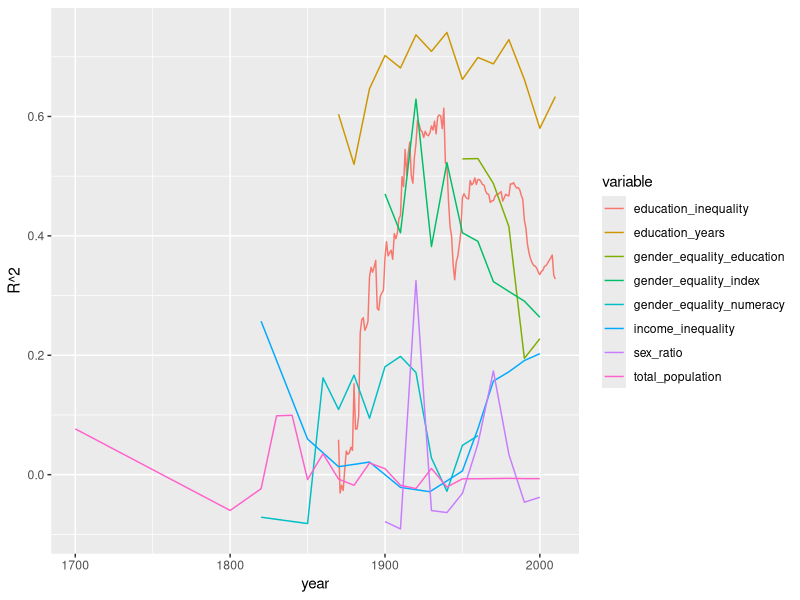
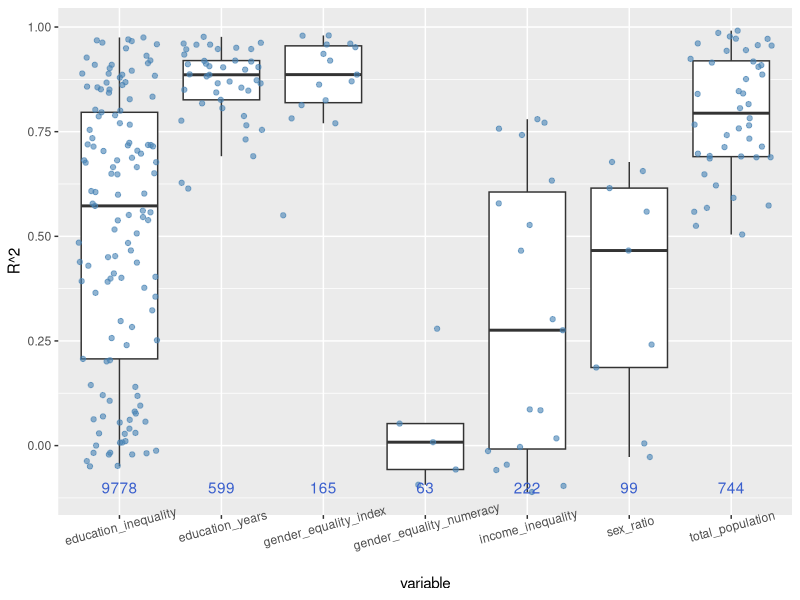
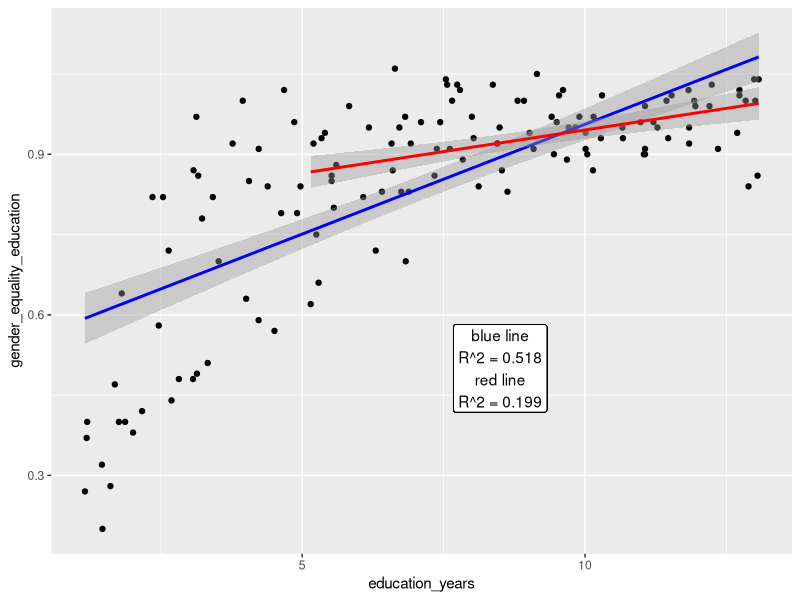

Source code (R) for these figures, in order:
## ---- chunk 1
## Load libraries
library(tidyverse)
library(broom)
# library(RColorBrewer)

## Load data
# Educational Inequality Gini Coefficient (after age 15)
education_inequality <- read_csv("../../static/data/EducationalInequalityGiniCoefficient.csv") %>% 
  mutate(variable = "education_inequality")
# GDP per Capita
gdp_per_capita <- read_csv("../../static/data/GDPperCapita.csv") %>% 
  mutate(variable = "gdp_per_capita")
# Gender Equality Years of Education (after age 15)
gender_equality_education <- read_csv("../../static/data/GenderEqualityYearsofEducation.csv") %>% 
  mutate(variable = "gender_equality_education")
# Historical Gender Equality Index
gender_equality_index <- read_csv("../../static/data/HistoricalGenderEqualityIndex_Compact.csv") %>% 
  mutate(variable = "gender_equality_index")
# Gender Equality of Numeracy
gender_equality_numeracy <- read_csv("../../static/data/GenderEqualityofNumeracy_Compact.csv") %>% 
  mutate(variable = "gender_equality_numeracy")
# Income Inequality
income_inequality <- read_csv("../../static/data/IncomeInequality.csv") %>% 
  mutate(variable = "income_inequality")
# Sex Ratio (ages 0 - 5)
sex_ratio <- read_csv("../../static/data/SexRatio_Compact.csv") %>% 
  mutate(variable = "sex_ratio")
# Total Population
total_population <- read_csv("../../static/data/TotalPopulation_Compact.csv") %>% 
  mutate(variable = "total_population",
         value = scale(value)) # Scale the large range
# Average Years of Education (after age 15)
years_of_education <- read_csv("../../static/data/AverageYearsofEducation.csv") %>% 
  mutate(variable = "education_years")

## Create different dataframe
data_long <- rbind(gdp_per_capita, education_inequality, gender_equality_education, 
                   gender_equality_index, gender_equality_numeracy, income_inequality, 
                   sex_ratio, total_population, years_of_education)
## ---- chunk 2
# Here we run linear models on all available data against GDP per capita
  # We are not controlling for country or year
lm_data_all <- data_long %>%
  left_join(., gdp_per_capita[,-5], by = c("ccode", "country.name", "year")) %>% 
  rename(., value = value.x, gdp = value.y) %>% 
  group_by(variable) %>% 
  mutate(n = sum(!is.na(gdp))) %>%
  ungroup() %>% 
  nest(-n, -variable) %>%
  mutate(fit = map(data, ~ lm(value ~ gdp, data = .)),
    results = map(fit, glance)) %>% 
  unnest(results) %>%
  select(n, variable, adj.r.squared, p.value) %>% 
  arrange(-adj.r.squared) %>% 
  filter(variable != "gdp_per_capita")

# These data are best represented with a table
knitr::kable(lm_data_all, digits = 3, caption = "R^2 and p-values for the relationship between several metrics and GDP per capita. Years and country of sampling were not controlled for.")
## ---- chunk 3
# Or we may control for years of sampling
  # This allows us to see if the relationship changes much over time
lm_data_year <- data_long %>% 
  left_join(., gdp_per_capita[,-5], by = c("ccode", "country.name", "year")) %>% 
  rename(., value = value.x, gdp = value.y) %>% 
  group_by(year, variable) %>% 
  mutate(n = sum(!is.na(gdp))) %>%
  ungroup() %>% 
  filter(n > 10) %>% # Require at least 10 data points 
  nest(-n, -year, -variable) %>%
  mutate(fit = map(data, ~ lm(value ~ gdp, data = .)),
    results = map(fit, glance)) %>% 
  unnest(results) %>%
  select(n, variable, year,  adj.r.squared, p.value) %>% 
  arrange(-adj.r.squared) %>% 
  filter(variable != "gdp_per_capita")

# And now for a time series
ggplot(data = lm_data_year, aes(x = year, y = adj.r.squared)) +
  geom_line(aes(colour = variable)) +
  labs(y = "R^2")
## ---- chunk 4
# Or we may control for the country of sampling
  # This allows us to see if these relationships 
  # differ in certain parts of the world
lm_data_country <- data_long %>% 
  left_join(., gdp_per_capita[,-5], by = c("ccode", "country.name", "year")) %>% 
  rename(., value = value.x, gdp = value.y) %>% 
  group_by(country.name, variable) %>% 
  mutate(n = sum(!is.na(gdp))) %>%
  ungroup() %>% 
  filter(n > 10) %>% # Require at least 10 data points 
  nest(-n, -country.name, -variable) %>%
  mutate(fit = map(data, ~ lm(value ~ gdp, data = .)),
    results = map(fit, glance)) %>% 
  unnest(results) %>%
  select(n, variable, country.name,  adj.r.squared, p.value) %>% 
  arrange(-adj.r.squared) %>% 
  filter(variable != "gdp_per_capita")

# Create labels for figure
lm_label <- lm_data_country %>% 
  select(n, variable) %>% 
  group_by(variable) %>% 
  summarise(n = sum(n))

# These data allow us to display the range of R^2 values
# for each country with boxplots
  # Just to be cheeky let's use the same themeas Clio Infra
ggplot(data = lm_data_country, aes(x = variable, y = adj.r.squared)) +
  geom_boxplot(outlier.colour = NA) +
  geom_point(colour = "steelblue", alpha = 0.6, position = "jitter") +
  geom_text(data = lm_label, aes(y = -0.1, label = n), 
            colour = "royalblue3") +
  labs(y = "R^2") +
  theme(axis.text.x = element_text(angle = 15))
## ---- chunk 5
data_gender <- years_of_education[,-5] %>% 
  left_join(., gender_equality_education[,-5], by = c("ccode", "country.name", "year")) %>% 
  rename(., education_years = value.x, gender_equality_education = value.y)
data_gender <- data_gender[complete.cases(data_gender$gender_equality_education),]

lm_data_gender1 <- glance(lm(gender_equality_education ~ education_years, data = data_gender))
lm_data_gender2 <- glance(lm(gender_equality_education ~ education_years, 
                             data = filter(data_gender, education_years >= 5)))

# And now for a scatterplot
ggplot(data = data_gender, aes(x = education_years, 
                                  y = gender_equality_education)) +
  geom_point() +
  geom_smooth(colour = "blue", method = "lm") +
  geom_smooth(data = filter(data_gender, education_years >= 5), colour = "red", method = "lm") +
  geom_label(aes(x = 8.5, y = 0.5, label = paste0("blue line\nR^2 = ", 
                                                  round(lm_data_gender1$adj.r.squared,3), 
                                                  "\nred line\nR^2 = ", 
                                                  round(lm_data_gender2$adj.r.squared,3))))
